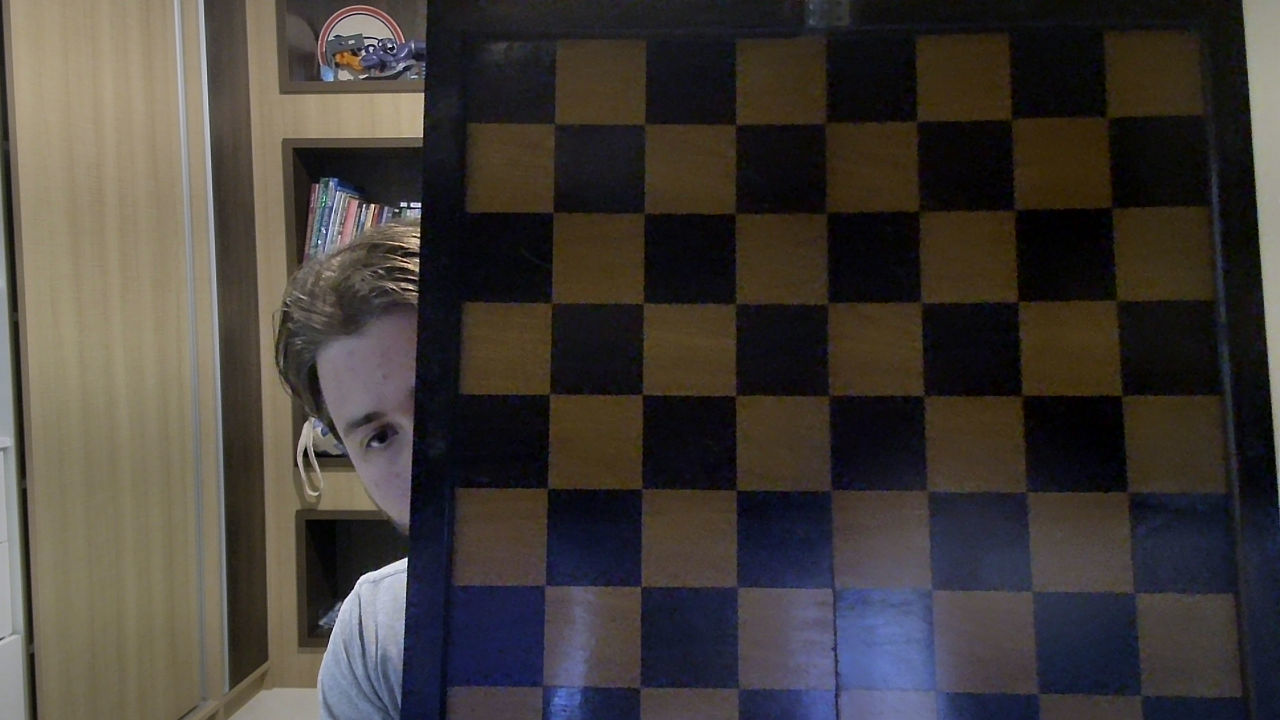
#> input picture calibra/1.jpg, 2560 x 1440 px (shown at 1/2 size); its folder holds 5 pictures in this run
$ python calibra.py
#> lines starting #> are read from the running program, lines starting #| are printed output that depends on the picture; after the words box and inside, x2 and y2 are one past the last pixel; in counts of white or black regions, pixels touching at a corner belong together
import numpy as np
import cv2 as cv
import glob

# prepare object points, like (0,0,0), (1,0,0), (2,0,0) ....,(6,6,0)
objp = np.zeros((7*7,3), np.float32)
objp[:,:2] = np.mgrid[0:7,0:7].T.reshape(-1,2)

# Arrays to store object points and image points from all the images.
objpoints = [] # 3d point in real world space
imgpoints = [] # 2d points in image plane.

images = glob.glob('*.jpg')

for fname in images:
    img = cv.imread(fname)
#> img is the input picture: shape (1440, 2560, 3); mean B, G, R 56.2, 60.5, 66
    b = cv.cvtColor(img, cv.COLOR_BGR2LAB)[:, :, 2]
    b = cv.resize(b, None, fx=0.5, fy=0.5)
#> b: shape (720, 1280)
    b = cv.GaussianBlur(b, (9, 9), 0)
    b = cv.normalize(b, None, 0, 255, cv.NORM_MINMAX)
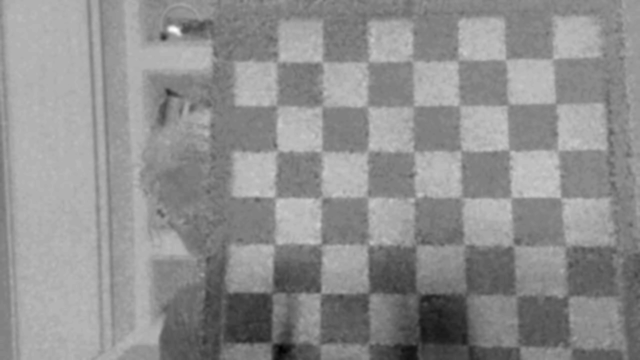
#> b: shape (720, 1280) (shown at 1/2 size); min 0, max 255, mean 142.6

    ret, corners = cv.findChessboardCornersSB(b, (7,7), cv.CALIB_CB_EXHAUSTIVE)
#> ret = False

    if ret:
        objpoints.append(objp)
        imgpoints.append(corners * 2)          # volta para 2560x1440

        cv.drawChessboardCorners(b, (7,7), corners, ret)   # desenha na imagem pequena
        cv.imshow('img', b)
        cv.waitKey(1000)
#> pass 2 of the loop `for fname in images:`:
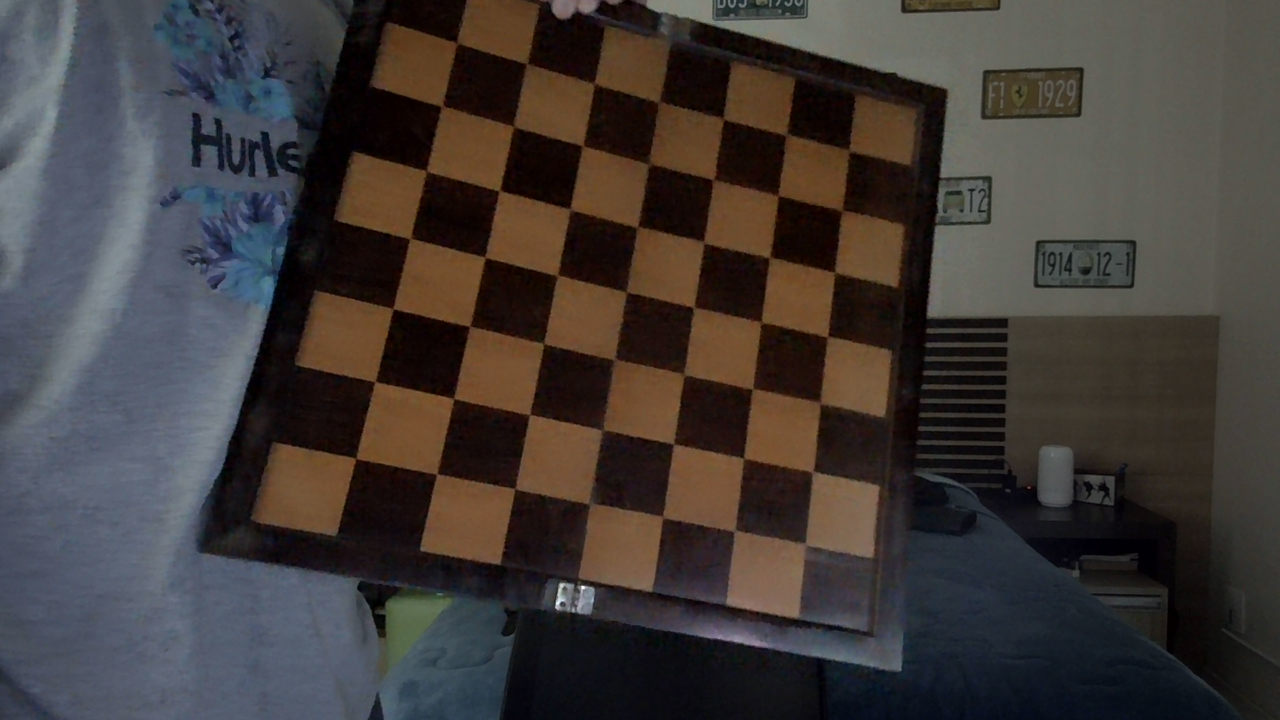
#> input picture calibra/10.jpg, 2560 x 1440 px (shown at 1/2 size)
#> img is the input picture: shape (1440, 2560, 3); mean B, G, R 56.5, 58.8, 64.8
#> `b = cv.normalize(b, None, 0, 255, cv.NORM_MINMAX)`:
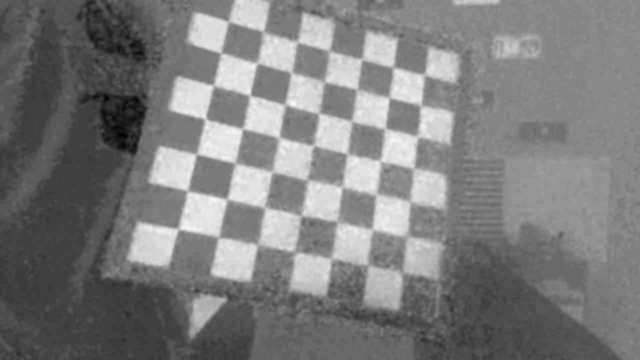
#> b: shape (720, 1280) (shown at 1/2 size); min 0, max 255, mean 125
#> ret = True; corners = 49 rows, first 8: [457.5, 43.47], [527.9, 63.62], [594.7, 84.42], [659.3, 102.4], [724.4, 118.6], [787.1, 135.2], [849.5, 150.3], [442.4, 105.8]
#> `cv.drawChessboardCorners(b, (7,7), corners, ret)`:
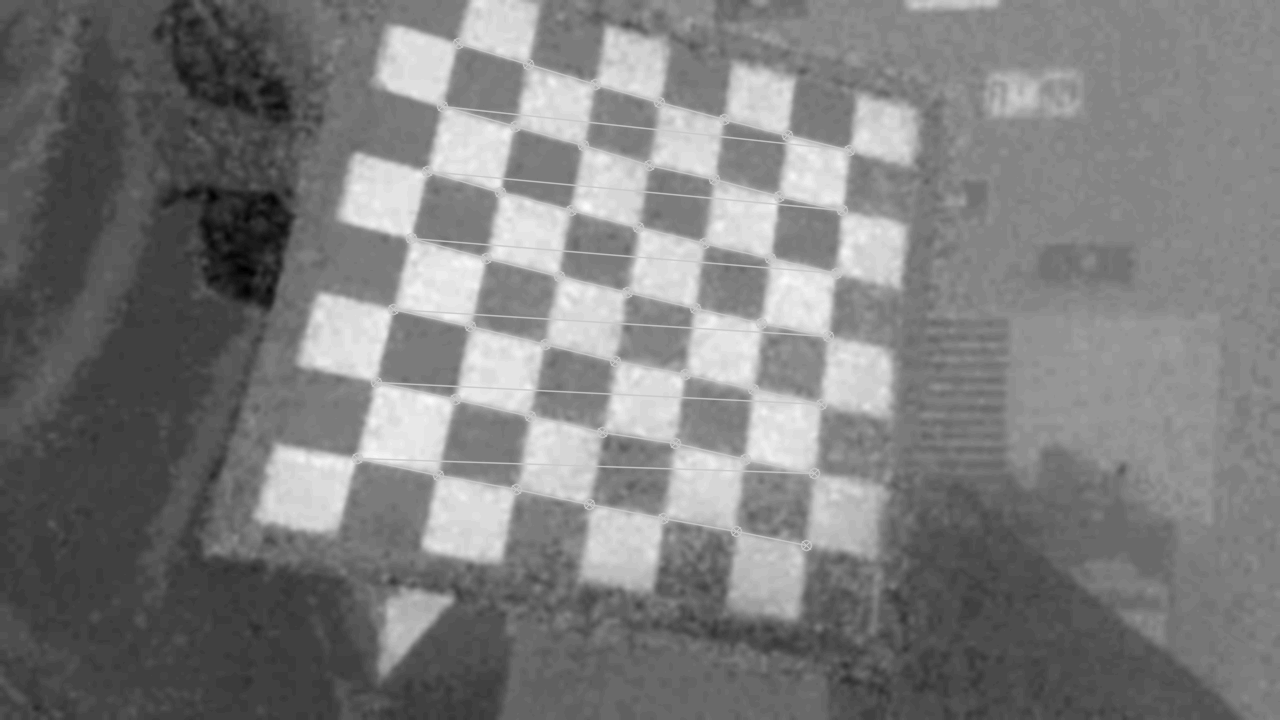
#> b: shape (720, 1280); 1.96% of pixels changed, all inside (x1, y1, x2, y2) = (351, 37, 856, 552)
#> pass 3 of the loop `for fname in images:`:
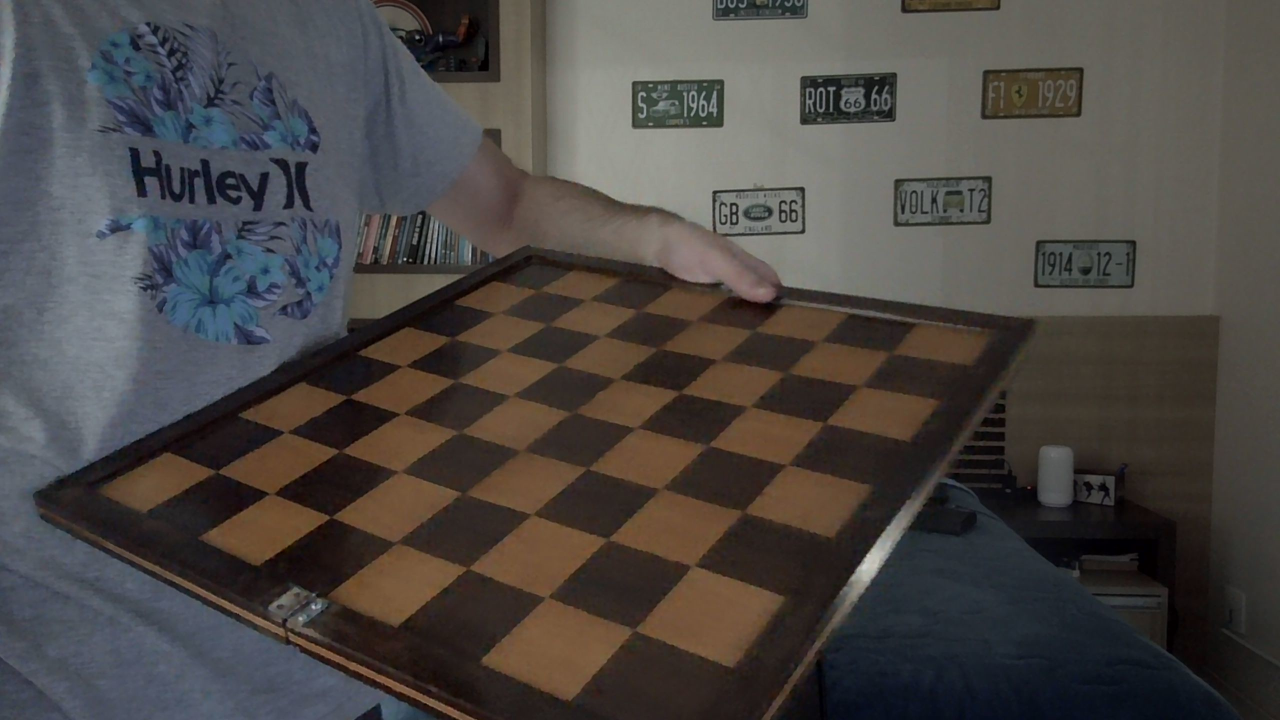
#> input picture calibra/11.jpg, 2560 x 1440 px (shown at 1/2 size)
#> img is the input picture: shape (1440, 2560, 3); mean B, G, R 68.1, 70.6, 74.6
#> `b = cv.resize(b, None, fx=0.5, fy=0.5)`:
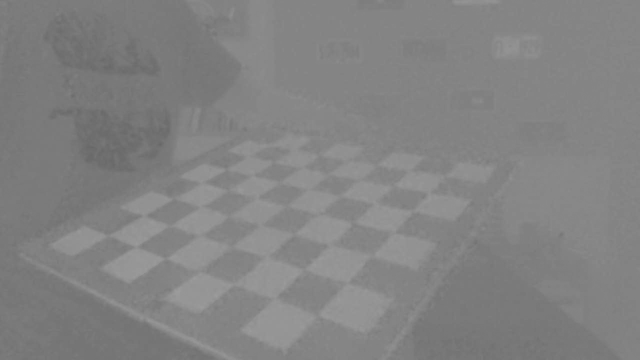
#> b: shape (720, 1280) (shown at 1/2 size); min 102, max 157, mean 130.3
#> `b = cv.normalize(b, None, 0, 255, cv.NORM_MINMAX)`:
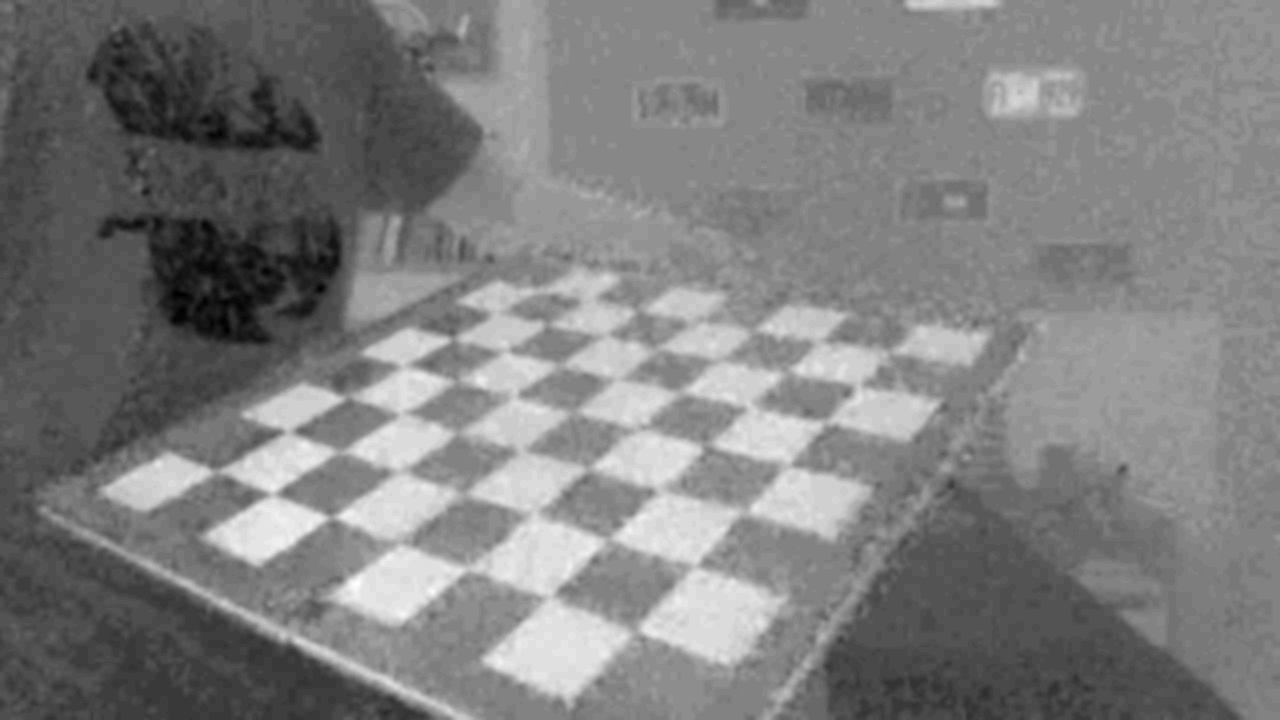
#> b: shape (720, 1280); min 0, max 255, mean 126.5
#> ret = False
#> the loop made 5 passes; the first 3 are shown

ret, mtx, dist, rvecs, tvecs = cv.calibrateCamera(objpoints, imgpoints, img.shape[1::-1], None, None)
print("Imagens usadas:", len(objpoints), "| erro (px):", ret)

print("Camera matrix : \n")
print(mtx)
img = cv.imread('9.jpg')   # uma foto em que o tabuleiro foi detectado
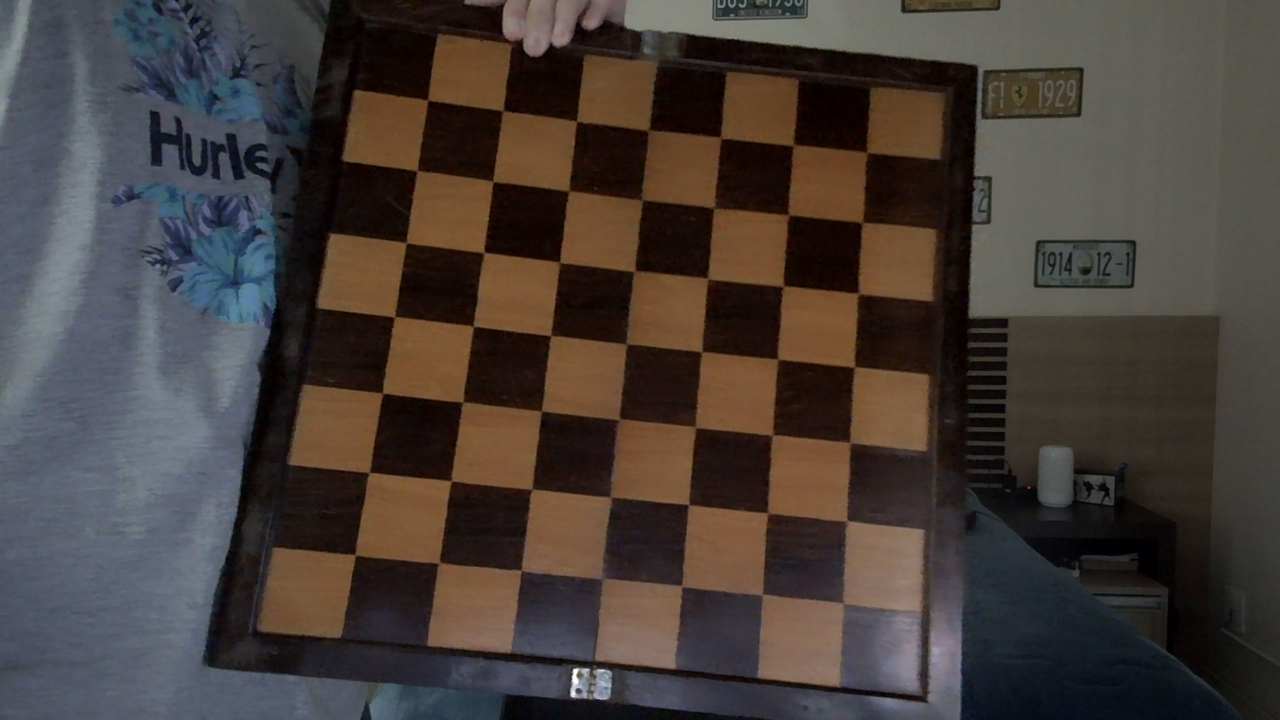
#> input picture calibra/9.jpg, 2560 x 1440 px (shown at 1/2 size)
#> img is the input picture: shape (1440, 2560, 3); mean B, G, R 57.5, 61.8, 70.3
h,  w = img.shape[:2]
newcameramtx, roi = cv.getOptimalNewCameraMatrix(mtx, dist, (w,h), 1, (w,h))
# undistort
dst = cv.undistort(img, mtx, dist, None, newcameramtx)

# crop the image (rw, rh para nao sobrescrever w, h da imagem)
x, y, rw, rh = roi
dst = dst[y:y+rh, x:x+rw]
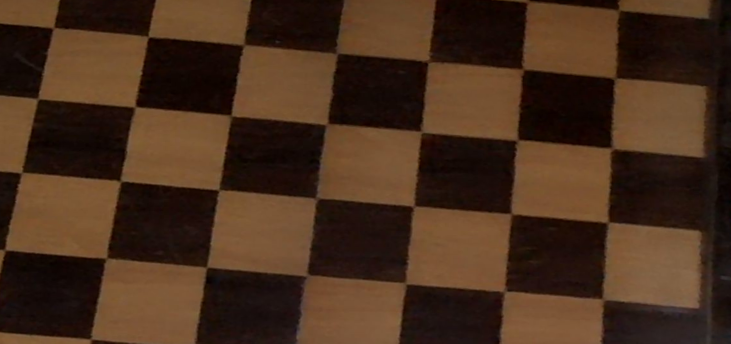
#> dst: shape (687, 1462, 3) (shown at 1/2 size); mean B, G, R 29.1, 46.8, 71.7
cv.imwrite('calibresult.png', dst)


# undistort
mapx, mapy = cv.initUndistortRectifyMap(mtx, dist, None, newcameramtx, (w,h), 5)
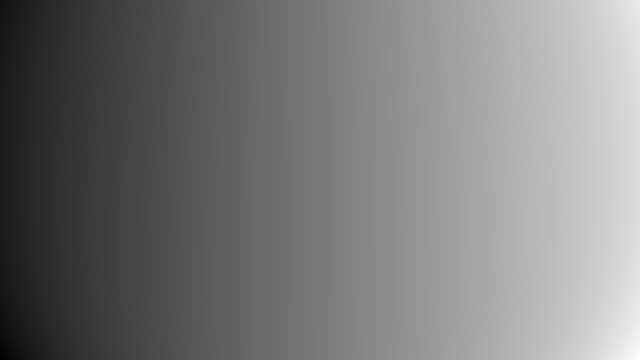
#> mapx: shape (1440, 2560) float32 (shown at 1/4 size); min -45.71, max 2823, mean 1335.1; drawn with min black and max white
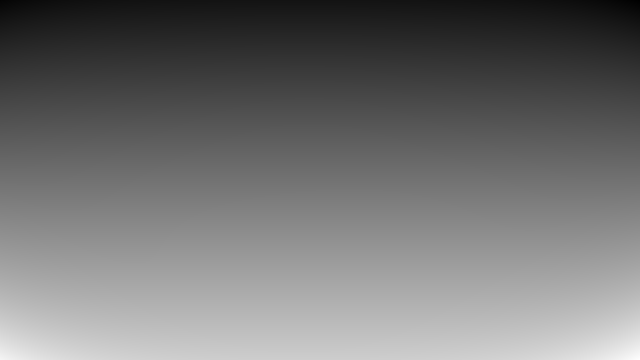
#> mapy: shape (1440, 2560) float32 (shown at 1/4 size); min -149.4, max 1824.3, mean 732.4; drawn with min black and max white
dst = cv.remap(img, mapx, mapy, cv.INTER_LINEAR)
#> dst: shape (1440, 2560, 3)

# crop the image
dst = dst[y:y+rh, x:x+rw]
#> dst: shape (687, 1462, 3)
cv.imwrite('calibresult2.png', dst)


cv.destroyAllWindows()
